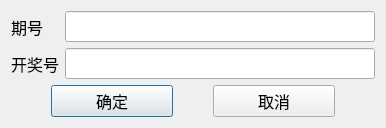
<?xml version="1.0" encoding="UTF-8"?>
<ui version="4.0">
 <class>formAddData</class>
 <widget class="QDialog" name="formAddData">
  <property name="geometry">
   <rect>
    <x>0</x>
    <y>0</y>
    <width>386</width>
    <height>125</height>
   </rect>
  </property>
  <property name="windowTitle">
   <string>增加数据</string>
  </property>
  <layout class="QGridLayout" name="gridLayout">
   <item row="0" column="0">
    <widget class="QLabel" name="lbPeriod">
     <property name="font">
      <font>
       <family>Microsoft YaHei</family>
       <pointsize>12</pointsize>
      </font>
     </property>
     <property name="text">
      <string>期号</string>
     </property>
    </widget>
   </item>
   <item row="0" column="1">
    <widget class="QLineEdit" name="lePeriod">
     <property name="font">
      <font>
       <family>Microsoft YaHei</family>
       <pointsize>12</pointsize>
      </font>
     </property>
    </widget>
   </item>
   <item row="1" column="0">
    <widget class="QLabel" name="label_2">
     <property name="font">
      <font>
       <family>Microsoft YaHei</family>
       <pointsize>12</pointsize>
      </font>
     </property>
     <property name="text">
      <string>开奖号</string>
     </property>
    </widget>
   </item>
   <item row="1" column="1">
    <widget class="QLineEdit" name="leLotteryNum">
     <property name="font">
      <font>
       <family>Microsoft YaHei</family>
       <pointsize>12</pointsize>
      </font>
     </property>
     <property name="toolTip">
      <string>开奖号以,为分隔</string>
     </property>
    </widget>
   </item>
   <item row="2" column="0" colspan="2">
    <widget class="QWidget" name="widget" native="true">
     <layout class="QHBoxLayout" name="horizontalLayout">
      <property name="spacing">
       <number>40</number>
      </property>
      <property name="leftMargin">
       <number>40</number>
      </property>
      <property name="topMargin">
       <number>0</number>
      </property>
      <property name="rightMargin">
       <number>40</number>
      </property>
      <property name="bottomMargin">
       <number>0</number>
      </property>
      <item>
       <widget class="QPushButton" name="btnSure">
        <property name="font">
         <font>
          <family>Microsoft YaHei</family>
          <pointsize>12</pointsize>
         </font>
        </property>
        <property name="text">
         <string>确定</string>
        </property>
       </widget>
      </item>
      <item>
       <widget class="QPushButton" name="btnCancel">
        <property name="font">
         <font>
          <family>Microsoft YaHei</family>
          <pointsize>12</pointsize>
         </font>
        </property>
        <property name="text">
         <string>取消</string>
        </property>
       </widget>
      </item>
     </layout>
    </widget>
   </item>
  </layout>
 </widget>
 <resources/>
 <connections/>
</ui>
